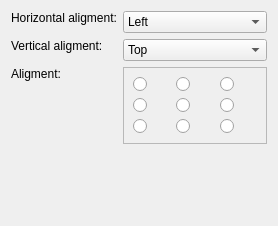
<?xml version="1.0" encoding="UTF-8"?>
<ui version="4.0">
 <class>LReportPropertyPageAlign</class>
 <widget class="QWidget" name="LReportPropertyPageAlign">
  <property name="geometry">
   <rect>
    <x>0</x>
    <y>0</y>
    <width>278</width>
    <height>226</height>
   </rect>
  </property>
  <property name="windowTitle">
   <string>Form</string>
  </property>
  <layout class="QFormLayout" name="formLayout">
   <item row="0" column="0">
    <widget class="QLabel" name="label_5">
     <property name="text">
      <string>Horizontal aligment:</string>
     </property>
     <property name="alignment">
      <set>Qt::AlignLeading|Qt::AlignLeft|Qt::AlignTop</set>
     </property>
    </widget>
   </item>
   <item row="0" column="1">
    <widget class="QComboBox" name="comboBoxHorizontal">
     <item>
      <property name="text">
       <string>Left</string>
      </property>
     </item>
     <item>
      <property name="text">
       <string>Center</string>
      </property>
     </item>
     <item>
      <property name="text">
       <string>Right</string>
      </property>
     </item>
     <item>
      <property name="text">
       <string>Justify</string>
      </property>
     </item>
    </widget>
   </item>
   <item row="1" column="0">
    <widget class="QLabel" name="label_6">
     <property name="text">
      <string>Vertical aligment:</string>
     </property>
     <property name="alignment">
      <set>Qt::AlignLeading|Qt::AlignLeft|Qt::AlignTop</set>
     </property>
    </widget>
   </item>
   <item row="1" column="1">
    <widget class="QComboBox" name="comboBoxVertical">
     <item>
      <property name="text">
       <string>Top</string>
      </property>
     </item>
     <item>
      <property name="text">
       <string>Middle</string>
      </property>
     </item>
     <item>
      <property name="text">
       <string>Bottom</string>
      </property>
     </item>
    </widget>
   </item>
   <item row="2" column="0">
    <widget class="QLabel" name="label_4">
     <property name="text">
      <string>Aligment:</string>
     </property>
     <property name="alignment">
      <set>Qt::AlignLeading|Qt::AlignLeft|Qt::AlignTop</set>
     </property>
    </widget>
   </item>
   <item row="2" column="1">
    <widget class="QFrame" name="frame">
     <property name="frameShape">
      <enum>QFrame::StyledPanel</enum>
     </property>
     <property name="frameShadow">
      <enum>QFrame::Raised</enum>
     </property>
     <layout class="QGridLayout" name="gridLayout">
      <item row="0" column="0">
       <widget class="QRadioButton" name="alignTL">
        <property name="text">
         <string/>
        </property>
       </widget>
      </item>
      <item row="0" column="1">
       <widget class="QRadioButton" name="alignTC">
        <property name="text">
         <string/>
        </property>
       </widget>
      </item>
      <item row="0" column="2">
       <widget class="QRadioButton" name="alignTR">
        <property name="text">
         <string/>
        </property>
       </widget>
      </item>
      <item row="1" column="0">
       <widget class="QRadioButton" name="alignML">
        <property name="text">
         <string/>
        </property>
       </widget>
      </item>
      <item row="1" column="1">
       <widget class="QRadioButton" name="alignMC">
        <property name="text">
         <string/>
        </property>
       </widget>
      </item>
      <item row="1" column="2">
       <widget class="QRadioButton" name="alignMR">
        <property name="text">
         <string/>
        </property>
       </widget>
      </item>
      <item row="2" column="0">
       <widget class="QRadioButton" name="alignBL">
        <property name="text">
         <string/>
        </property>
       </widget>
      </item>
      <item row="2" column="1">
       <widget class="QRadioButton" name="alignBC">
        <property name="text">
         <string/>
        </property>
       </widget>
      </item>
      <item row="2" column="2">
       <widget class="QRadioButton" name="alignBR">
        <property name="text">
         <string/>
        </property>
       </widget>
      </item>
     </layout>
    </widget>
   </item>
  </layout>
 </widget>
 <resources/>
 <connections/>
</ui>
